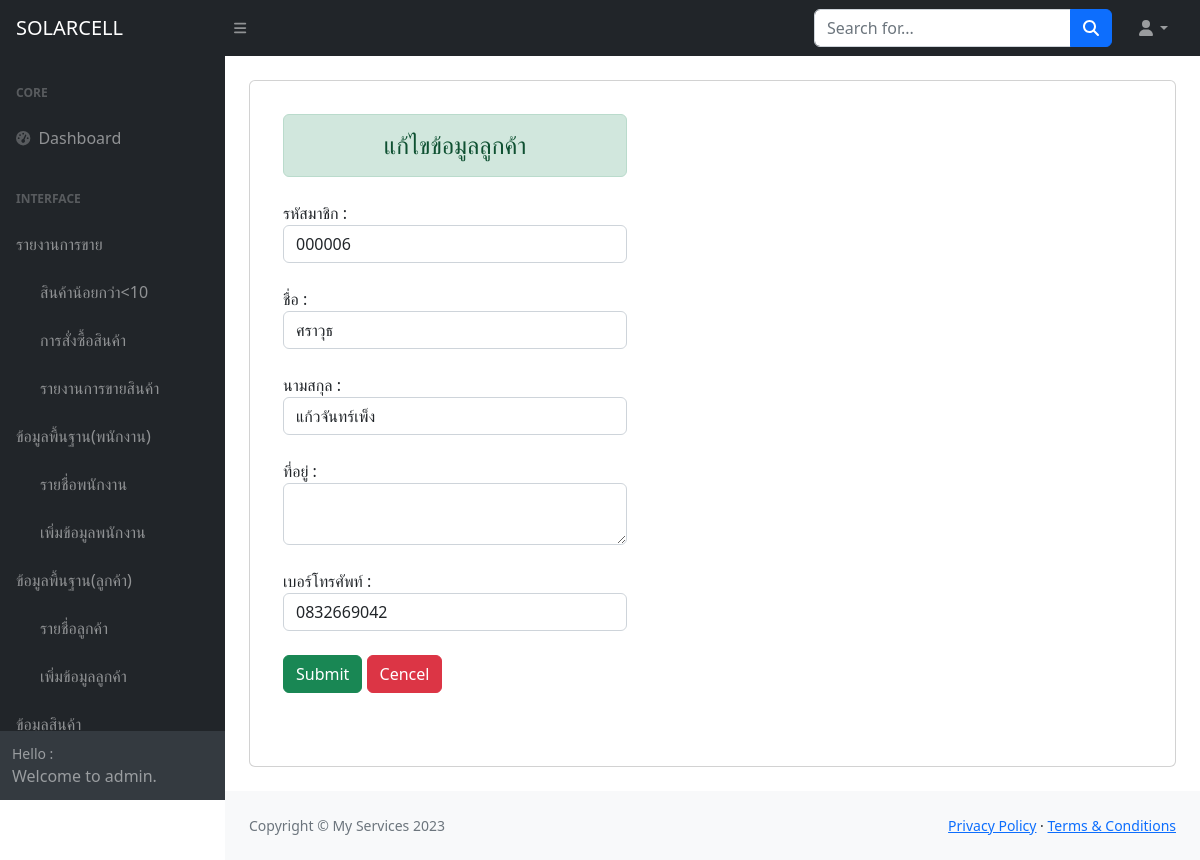
/admin/edit_member.php?id=000006 (signed in), run on the app's committed database.
### tables this page shows
CREATE TABLE `member` (
  `id` int(6) UNSIGNED ZEROFILL NOT NULL COMMENT 'รหัสสมาชิก',
  `name` varchar(30) NOT NULL COMMENT 'ชื่อ',
  `lastname` varchar(30) NOT NULL COMMENT 'นามสกุล',
  `address` text NOT NULL COMMENT 'ที่อยู่',
  `telephone` varchar(10) NOT NULL COMMENT 'เบอร์โทรศัพท์',
  `username` varchar(10) NOT NULL COMMENT 'Username',
  `password` varchar(128) NOT NULL COMMENT 'Password',
  `status` varchar(1) NOT NULL COMMENT '0=user,1=admin'
);

### admin/edit_member.php (the view, shortened to what this page needs)
<?php
include 'condb.php';
$id=$_GET['id'];
$sql="SELECT * FROM member WHERE id='$id' ";
$result=mysqli_query($conn,$sql);
$row=mysqli_fetch_array($result);
?>
<!DOCTYPE html>
<html lang="en">
    <head>
        <link href="https://cdn.jsdelivr.net/npm/simple-datatables@7.1.2/dist/style.min.css" rel="stylesheet" />
        <link href="css/styles.css" rel="stylesheet" />
    </head>
    <body class="sb-nav-fixed">
       <?php include 'menu1.php'; ?>
            <div id="layoutSidenav_content">
                <main>
                    <div class="container-fluid px-4">
                        <div class="card mb-4 mt-4">
                            <div class="card-header alert">
                            <div class="card-body">
        <div class="row">
    <div class="col-sm-5">
        <div class="alert alert-success h4 text-center mb-4" role="alert">
  แก้ไขข้อมูลลูกค้า
</div>
<form method="POST" action="update_member.php">
    <label>รหัสมาชิก :</label>
    <input type="text" name="id_mem" class="form-control" readonly value=<?=$row['id']?>  > <br>
    <label>ชื่อ :</label>
    <input type="text" name="fname" class="form-control" value=<?=$row['name']?>  > <br>
    <label>นามสกุล :</label>
    <input type="text" name="lname" class="form-control" value=<?=$row['lastname']?>  > <br>
    <label>ที่อยู่ :</label>
    <textarea  name="address" class="form-control" value="<?=$row['address']?>"> </textarea> <br>
    <label>เบอร์โทรศัพท์ :</label>
    <input type="number" name="telephone" class="form-control" value=<?=$row['telephone']?> > <br>
    <input type="submit" name="Update" class="btn btn-success" >
    <a href="show_member.php" class="btn btn-danger">Cencel</a> <br><br>
</form>
</div>
</div>
                            </div>
                        </div>
                    </div>
                </main>
                <?php include 'footer.php'; ?>
            </div>
        </div>
    </body>
</html>

### data on the page
member: id_mem "000006", fname "ศราวุธ", lname "แก้วจันทร์เพ็ง", telephone "0832669042"
